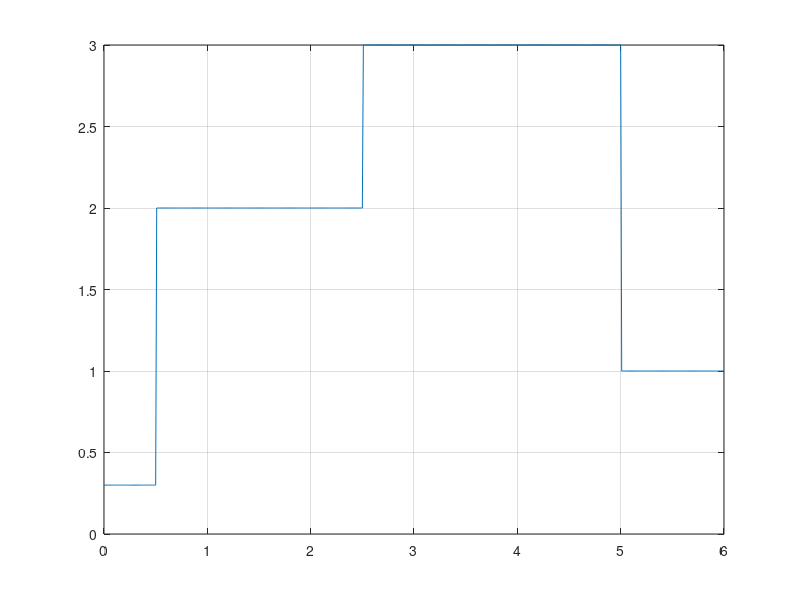

The MATLAB script that drew this image:

%% Stationary trajectory
t = 0:0.01:6;
ref_x = zeros(1,length(t));
ref_y = zeros(1,length(t));
ref_z = -1*ones(1,length(t));
ref_T = zeros(1,length(t));

r = [t.', ref_x.', ref_y.', ref_z.', ref_T.'];

save('ref.mat','r')


%% Vertical trajectory

t1 = 0 : 0.01 : 0.5;
t2 = 0.51 : 0.01 : 2.5;
t3 = 2.51 : 0.01 : 5;
t4 = 5.01 : 0.01 : 6;
%%
z1 = -0.3*ones(1,length(t1));
z2 = -2.0*ones(1,length(t2));
z3 = -3.0*ones(1,length(t3));
z4 = -1*ones(1,length(t4));
%%
t = [t1, t2, t3, t4];
ref_z = [ z1, z2, z3, z4];
ref_T = zeros(1,length(t));

figure
plot (t,-ref_z);
grid on
%%
r = [t.', ref_z.', ref_T.'];

save('ref.mat','r')

